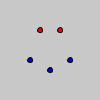
Frame 1 (no input)
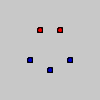
Frame 60 (the mouse pressed at the canvas centre just before this capture)
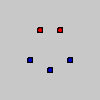
Frame 120 (the mouse held since frame 60 and released just before this capture)

The Processing sketch that drew these frames (run headless with seeded random() and noise(); from frame 60 on, the mouse is pressed at the canvas centre):

// Processing sketch: processing_51577
// ── processing_51577.pde

// Hasan M. 
// PS-1: Question 1 

void setup() {
 size(100,100);
 background(200); 
 smooth();  
}

// Question 1: 
// Happy! :) 

void draw() { 
  fill(240,0,0);
  ellipseMode(CENTER);
  ellipse(40,30,5,5); 
  ellipse(60,30,5,5);
  fill(0,0,205);
  ellipse(30,60,5,5);
  ellipse(50,70,5,5); 
  ellipse(70,60,5,5);
}
